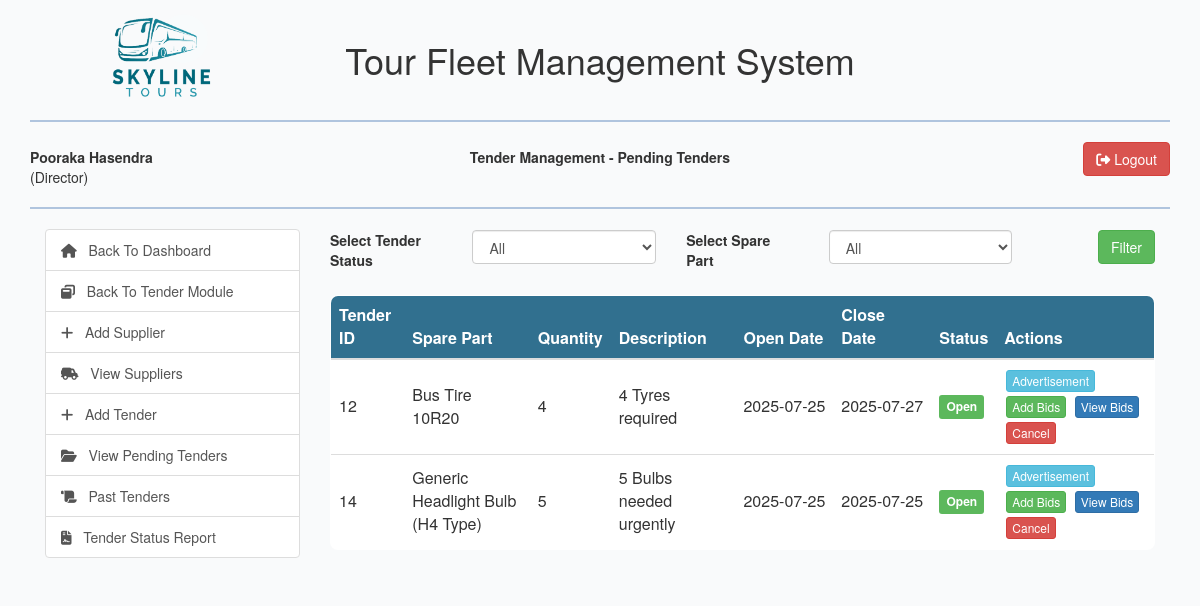
Before: /view/open-tenders.php (signed in) with the older database file.
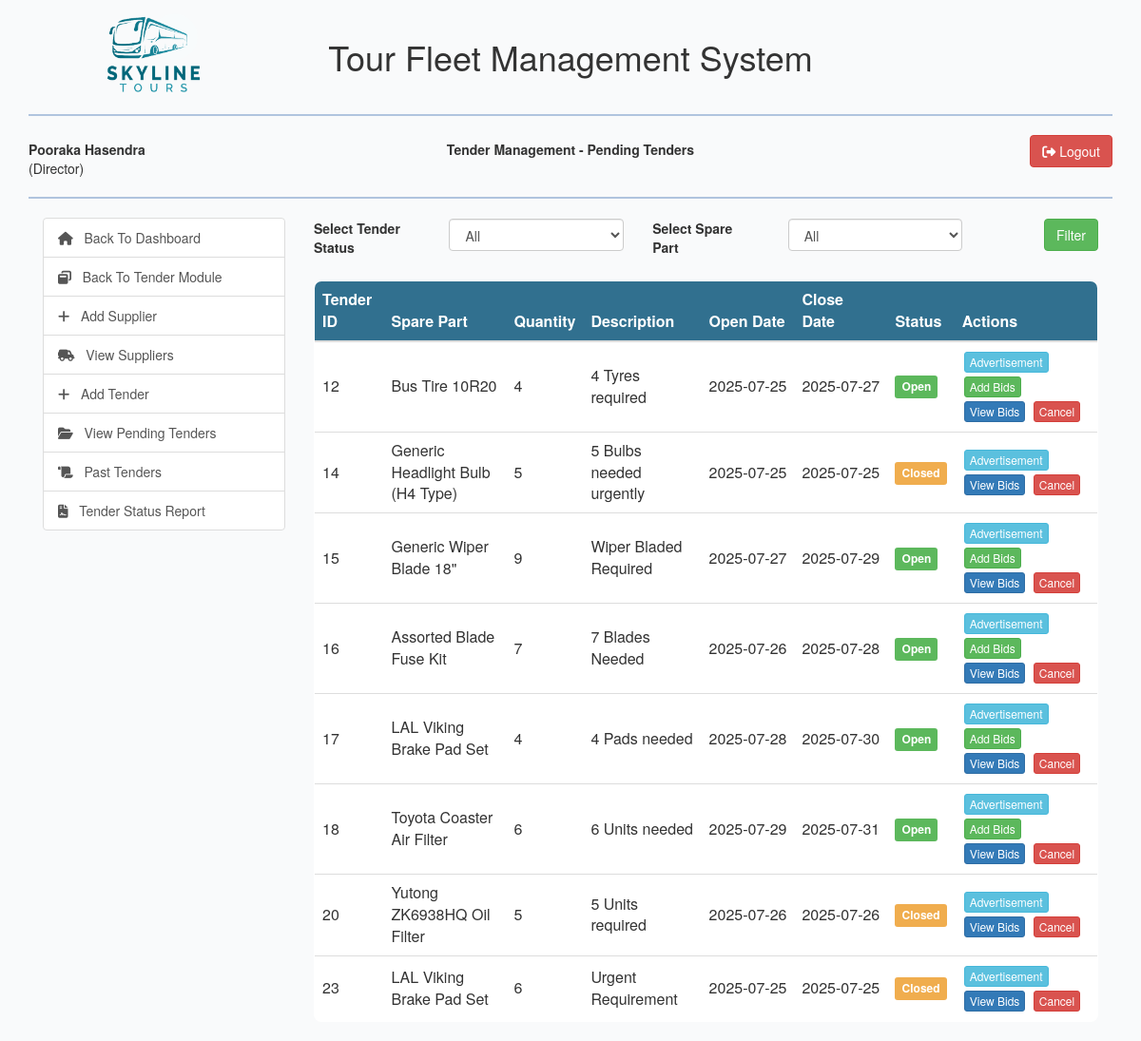
After: the same page with the newer database file.
### tables this page shows
CREATE TABLE `tender` (
  `tender_id` int(10) NOT NULL,
  `part_id` int(10) NOT NULL,
  `quantity_required` int(10) NOT NULL COMMENT 'The quantity of the part required.',
  `tender_description` text DEFAULT NULL,
  `advertisement_file_name` varchar(255) DEFAULT NULL COMMENT 'Filename of the scanned newspaper ad or document',
  `open_date` date NOT NULL,
  `close_date` date NOT NULL,
  `tender_status` int(10) NOT NULL DEFAULT 1 COMMENT '-1:Cancelled,1: Open, 2: Closed, 3: Awarded',
  `created_by` int(10) NOT NULL,
  `created_at` timestamp NOT NULL DEFAULT current_timestamp(),
  `awarded_bid` int(10) DEFAULT NULL
);

CREATE TABLE `spare_part` (
  `part_id` int(10) NOT NULL,
  `part_number` varchar(100) NOT NULL COMMENT 'Manufacturer or internal part number (Required)',
  `part_name` varchar(255) NOT NULL,
  `description` text DEFAULT NULL,
  `quantity_on_hand` int(10) NOT NULL DEFAULT 0,
  `reorder_level` int(10) NOT NULL,
  `part_status` int(10) NOT NULL DEFAULT 1
);

### model/tender_model.php (called while the page is built, shortened)
<?php
class Tender{
    public function getOpenTendersFiltered($tenderStatus,$partId){
        $con = $GLOBALS["con"];
        $sql = "SELECT t.*, s.* FROM tender t
            JOIN spare_part s ON t.part_id = s.part_id
            WHERE 1 ";
        if($tenderStatus!=""){
            $sql.="AND t.tender_status='$tenderStatus' ";
        } else {
            $sql.="AND t.tender_status IN (1,2) ";
        }
        $result = $con->query($sql) or die($con->error);
        return $result;
    }
}

### view/open-tenders.php (the view, shortened to what the changed rows need)
<?php
include_once '../model/sparepart_model.php';
include_once '../model/tender_model.php';
$tenderObj = new Tender();
$tenderStatus = "";
$partId = "";
$tenderResult = $tenderObj->getOpenTendersFiltered($tenderStatus,$partId);
?>
<html lang="en">
<head>
    <link rel="stylesheet" type="text/css" href="../css/dataTables.bootstrap.min.css"/>
    <?php include_once "../includes/bootstrap_css_includes.php"?>
</head>
<body>
    <div class="container">
        <?php include_once "../includes/header_row_includes.php";?>
        <div class="col-md-9">
            <div class="row">
                <div class="col-md-12">
                    <table class="table" id="open_tenders">
                        <thead>
                            <tr>
                                <th style="white-space: wrap">Tender ID</th>
                                <th>Spare Part</th>
                                <th>Quantity</th>
                                <th>Description</th>
                                <th>Open Date</th>
                                <th>Close Date</th>
                                <th>Status</th>
                                <th>Actions</th>
                            </tr>
                        </thead>
                        <tbody id="open_tenders_body">
                            <?php while($tenderRow = $tenderResult->fetch_assoc()){
                                $statusDisplay = match((int)$tenderRow["tender_status"]){
                                    1=>"Open",
                                    2=>"Closed"
                                };
                                $statusClass = match((int)$tenderRow["tender_status"]){
                                    1=>"label label-success",
                                    2=>"label label-warning"
                                };
                                ?>
                            <tr>
                                <td style="white-space: wrap"><?php echo $tenderRow["tender_id"];?></td>
                                <td><?php echo $tenderRow["part_name"];?></td>
                                <td><?php echo $tenderRow["quantity_required"];?></td>
                                <td><?php echo $tenderRow["tender_description"];?></td>
                                <td style="white-space: nowrap"><?php echo $tenderRow["open_date"];?></td>
                                <td style="white-space: nowrap"><?php echo $tenderRow["close_date"];?></td>
                                <td><span class="<?php echo $statusClass?>"><?php echo $statusDisplay;?></span></td>
                                <td>
                                    <a href="../documents/tenderadvertisements/<?php echo $tenderRow["advertisement_file_name"];?>"
                                       class="btn btn-xs btn-info" style="margin:2px;display:<?php echo checkPermissions(69); ?>" target="_blank">
                                        Advertisement
                                    </a>
                                    <?php if($tenderRow["tender_status"]==1){ ?>
                                    <a href="add-bids.php?tender_id=<?php echo base64_encode($tenderRow["tender_id"]);?>"
                                       class="btn btn-xs btn-success" style="margin:2px;display:<?php echo checkPermissions(70); ?>">
                                        Add Bids
                                    </a>
                                    <?php } ?>
                                    <a href="view-bids.php?tender_id=<?php echo base64_encode($tenderRow["tender_id"]);?>"
                                       class="btn btn-xs btn-primary" style="margin:2px;display:<?php echo checkPermissions(71); ?>">
                                        View Bids
                                    </a>
                                    <a href="../controller/tender_controller.php?status=cancel_tender&tender_id=<?php echo base64_encode($tenderRow["tender_id"]);?>"
                                       class="btn btn-xs btn-danger cancel-tender-btn" style="margin:2px;display:<?php echo checkPermissions(151); ?>">
                                        Cancel
                                    </a>
                                </td>
                            </tr>
                            <?php } ?>
                        </tbody>
                    </table>
                </div>
            </div>
        </div>
    </div>
</body>
</html>

Changed rows visible on the page:
changed tender "5 Bulbs needed urgently": tender_status "Open" → "Closed"; no longer shows "Add Bids"
added tender: tender_id "15", part.part_name "Generic Wiper Blade 18\"", quantity_required "9", tender_description "Wiper Bladed Required", open_date "2025-07-27", close_date "2025-07-29", tender_status "Open"
added tender: tender_id "16", part.part_name "Assorted Blade Fuse Kit", quantity_required "7", tender_description "7 Blades Needed", open_date "2025-07-26", close_date "2025-07-28", tender_status "Open"
added tender: tender_id "17", part.part_name "LAL Viking Brake Pad Set", quantity_required "4", tender_description "4 Pads needed", open_date "2025-07-28", close_date "2025-07-30", tender_status "Open"
added tender: tender_id "18", part.part_name "Toyota Coaster Air Filter", quantity_required "6", tender_description "6 Units needed", open_date "2025-07-29", close_date "2025-07-31", tender_status "Open"
added tender: tender_id "20", part.part_name "Yutong ZK6938HQ Oil Filter", quantity_required "5", tender_description "5 Units required", open_date "2025-07-26", close_date "2025-07-26", tender_status "Closed"
added tender: tender_id "23", part.part_name "LAL Viking Brake Pad Set", quantity_required "6", tender_description "Urgent Requirement", open_date "2025-07-25", close_date "2025-07-25", tender_status "Closed"
